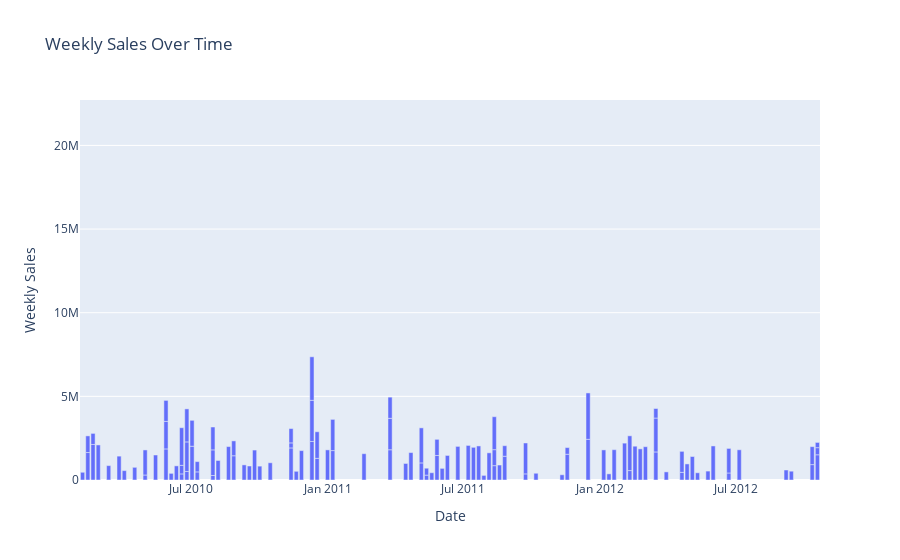

Notebook cell for this chart:
### Code cell
# EDA visualization
fig = px.bar(df, x='Date', y='Weekly_Sales', title='Weekly Sales Over Time', labels={'Date': 'Date', 'Weekly_Sales': 'Weekly Sales'})
# fig.update_xaxes(type='date')
fig.show()

### Figure 1 — Plotly figure (JSON) as saved in the notebook; plotly's stock layout.template omitted (floating-point values rounded to 4 significant figures; data arrays with more than 128 entries replaced by an {"elided": "..."} marker saying what was removed)
{"data": [{"alignmentgroup": "True", "hovertemplate": "Date=%{x}<br>Weekly Sales=%{y}<extra></extra>", "legendgroup": "", "marker": {"color": "#636efa", "pattern": {"shape": ""}}, "name": "", "offsetgroup": "", "orientation": "v", "showlegend": false, "textposition": "auto", "type": "bar", "x": {"elided": "136 str values"}, "xaxis": "x", "y": {"elided": "136 float values"}, "yaxis": "y"}], "layout": {"barmode": "relative", "legend": {"tracegroupgap": 0}, "title": {"text": "Weekly Sales Over Time"}, "xaxis": {"anchor": "y", "domain": [0, 1], "title": {"text": "Date"}}, "yaxis": {"anchor": "x", "domain": [0, 1], "title": {"text": "Weekly Sales"}}}}
